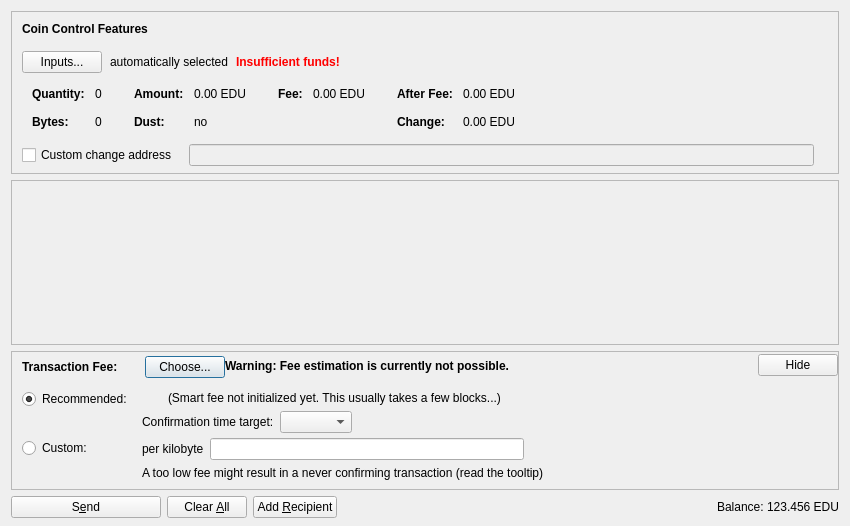
<?xml version="1.0" encoding="UTF-8"?>
<ui version="4.0">
 <class>SendCoinsDialog</class>
 <widget class="QDialog" name="SendCoinsDialog">
  <property name="geometry">
   <rect>
    <x>0</x>
    <y>0</y>
    <width>850</width>
    <height>526</height>
   </rect>
  </property>
  <property name="windowTitle">
   <string>Send Coins</string>
  </property>
  <layout class="QVBoxLayout" name="verticalLayout" stretch="0,1,0,0">
   <property name="bottomMargin">
    <number>8</number>
   </property>
   <item>
    <widget class="QFrame" name="frameCoinControl">
     <property name="sizePolicy">
      <sizepolicy hsizetype="Expanding" vsizetype="Expanding">
       <horstretch>0</horstretch>
       <verstretch>0</verstretch>
      </sizepolicy>
     </property>
     <property name="maximumSize">
      <size>
       <width>16777215</width>
       <height>16777215</height>
      </size>
     </property>
     <property name="frameShape">
      <enum>QFrame::StyledPanel</enum>
     </property>
     <property name="frameShadow">
      <enum>QFrame::Sunken</enum>
     </property>
     <layout class="QVBoxLayout" name="verticalLayoutCoinControl2">
      <property name="spacing">
       <number>0</number>
      </property>
      <property name="leftMargin">
       <number>0</number>
      </property>
      <property name="topMargin">
       <number>0</number>
      </property>
      <property name="rightMargin">
       <number>0</number>
      </property>
      <property name="bottomMargin">
       <number>6</number>
      </property>
      <item>
       <layout class="QVBoxLayout" name="verticalLayoutCoinControl" stretch="0,0,0,0,1">
        <property name="spacing">
         <number>0</number>
        </property>
        <property name="leftMargin">
         <number>10</number>
        </property>
        <property name="topMargin">
         <number>10</number>
        </property>
        <item>
         <layout class="QHBoxLayout" name="horizontalLayoutCoinControl1">
          <property name="bottomMargin">
           <number>15</number>
          </property>
          <item>
           <widget class="QLabel" name="labelCoinControlFeatures">
            <property name="sizePolicy">
             <sizepolicy hsizetype="Preferred" vsizetype="Maximum">
              <horstretch>0</horstretch>
              <verstretch>0</verstretch>
             </sizepolicy>
            </property>
            <property name="font">
             <font>
              <weight>75</weight>
              <bold>true</bold>
             </font>
            </property>
            <property name="styleSheet">
             <string notr="true">font-weight:bold;</string>
            </property>
            <property name="text">
             <string>Coin Control Features</string>
            </property>
           </widget>
          </item>
         </layout>
        </item>
        <item>
         <layout class="QHBoxLayout" name="horizontalLayoutCoinControl2" stretch="0,0,0,0">
          <property name="spacing">
           <number>8</number>
          </property>
          <property name="bottomMargin">
           <number>10</number>
          </property>
          <item>
           <widget class="QPushButton" name="pushButtonCoinControl">
            <property name="styleSheet">
             <string notr="true"/>
            </property>
            <property name="text">
             <string>Inputs...</string>
            </property>
            <property name="autoDefault">
             <bool>false</bool>
            </property>
           </widget>
          </item>
          <item>
           <widget class="QLabel" name="labelCoinControlAutomaticallySelected">
            <property name="text">
             <string>automatically selected</string>
            </property>
            <property name="margin">
             <number>5</number>
            </property>
           </widget>
          </item>
          <item>
           <widget class="QLabel" name="labelCoinControlInsuffFunds">
            <property name="font">
             <font>
              <weight>75</weight>
              <bold>true</bold>
             </font>
            </property>
            <property name="styleSheet">
             <string notr="true">color:red;font-weight:bold;</string>
            </property>
            <property name="text">
             <string>Insufficient funds!</string>
            </property>
            <property name="margin">
             <number>5</number>
            </property>
           </widget>
          </item>
          <item>
           <spacer name="horizontalSpacerCoinControl">
            <property name="orientation">
             <enum>Qt::Horizontal</enum>
            </property>
            <property name="sizeHint" stdset="0">
             <size>
              <width>40</width>
              <height>1</height>
             </size>
            </property>
           </spacer>
          </item>
         </layout>
        </item>
        <item>
         <widget class="QWidget" name="widgetCoinControl" native="true">
          <property name="sizePolicy">
           <sizepolicy hsizetype="Preferred" vsizetype="Preferred">
            <horstretch>0</horstretch>
            <verstretch>0</verstretch>
           </sizepolicy>
          </property>
          <property name="minimumSize">
           <size>
            <width>0</width>
            <height>0</height>
           </size>
          </property>
          <property name="styleSheet">
           <string notr="true"/>
          </property>
          <layout class="QHBoxLayout" name="horizontalLayoutCoinControl5">
           <property name="leftMargin">
            <number>0</number>
           </property>
           <property name="topMargin">
            <number>0</number>
           </property>
           <property name="rightMargin">
            <number>0</number>
           </property>
           <property name="bottomMargin">
            <number>0</number>
           </property>
           <item>
            <layout class="QHBoxLayout" name="horizontalLayoutCoinControl3" stretch="0,0,0,1">
             <property name="spacing">
              <number>20</number>
             </property>
             <property name="topMargin">
              <number>0</number>
             </property>
             <property name="bottomMargin">
              <number>10</number>
             </property>
             <item>
              <layout class="QFormLayout" name="formLayoutCoinControl1">
               <property name="horizontalSpacing">
                <number>10</number>
               </property>
               <property name="verticalSpacing">
                <number>14</number>
               </property>
               <property name="leftMargin">
                <number>10</number>
               </property>
               <property name="topMargin">
                <number>4</number>
               </property>
               <property name="rightMargin">
                <number>6</number>
               </property>
               <item row="0" column="0">
                <widget class="QLabel" name="labelCoinControlQuantityText">
                 <property name="font">
                  <font>
                   <weight>75</weight>
                   <bold>true</bold>
                  </font>
                 </property>
                 <property name="text">
                  <string>Quantity:</string>
                 </property>
                 <property name="margin">
                  <number>0</number>
                 </property>
                </widget>
               </item>
               <item row="0" column="1">
                <widget class="QLabel" name="labelCoinControlQuantity">
                 <property name="cursor">
                  <cursorShape>IBeamCursor</cursorShape>
                 </property>
                 <property name="contextMenuPolicy">
                  <enum>Qt::ActionsContextMenu</enum>
                 </property>
                 <property name="text">
                  <string notr="true">0</string>
                 </property>
                 <property name="margin">
                  <number>0</number>
                 </property>
                 <property name="textInteractionFlags">
                  <set>Qt::LinksAccessibleByMouse|Qt::TextSelectableByKeyboard|Qt::TextSelectableByMouse</set>
                 </property>
                </widget>
               </item>
               <item row="1" column="0">
                <widget class="QLabel" name="labelCoinControlBytesText">
                 <property name="font">
                  <font>
                   <weight>75</weight>
                   <bold>true</bold>
                  </font>
                 </property>
                 <property name="text">
                  <string>Bytes:</string>
                 </property>
                </widget>
               </item>
               <item row="1" column="1">
                <widget class="QLabel" name="labelCoinControlBytes">
                 <property name="cursor">
                  <cursorShape>IBeamCursor</cursorShape>
                 </property>
                 <property name="contextMenuPolicy">
                  <enum>Qt::ActionsContextMenu</enum>
                 </property>
                 <property name="text">
                  <string notr="true">0</string>
                 </property>
                 <property name="textInteractionFlags">
                  <set>Qt::LinksAccessibleByMouse|Qt::TextSelectableByKeyboard|Qt::TextSelectableByMouse</set>
                 </property>
                </widget>
               </item>
              </layout>
             </item>
             <item>
              <layout class="QFormLayout" name="formLayoutCoinControl2">
               <property name="horizontalSpacing">
                <number>10</number>
               </property>
               <property name="verticalSpacing">
                <number>14</number>
               </property>
               <property name="leftMargin">
                <number>6</number>
               </property>
               <property name="topMargin">
                <number>4</number>
               </property>
               <property name="rightMargin">
                <number>6</number>
               </property>
               <item row="0" column="0">
                <widget class="QLabel" name="labelCoinControlAmountText">
                 <property name="font">
                  <font>
                   <weight>75</weight>
                   <bold>true</bold>
                  </font>
                 </property>
                 <property name="text">
                  <string>Amount:</string>
                 </property>
                 <property name="margin">
                  <number>0</number>
                 </property>
                </widget>
               </item>
               <item row="0" column="1">
                <widget class="QLabel" name="labelCoinControlAmount">
                 <property name="cursor">
                  <cursorShape>IBeamCursor</cursorShape>
                 </property>
                 <property name="contextMenuPolicy">
                  <enum>Qt::ActionsContextMenu</enum>
                 </property>
                 <property name="text">
                  <string notr="true">0.00 EDU</string>
                 </property>
                 <property name="textInteractionFlags">
                  <set>Qt::LinksAccessibleByMouse|Qt::TextSelectableByKeyboard|Qt::TextSelectableByMouse</set>
                 </property>
                </widget>
               </item>
               <item row="1" column="0">
                <widget class="QLabel" name="labelCoinControlLowOutputText">
                 <property name="font">
                  <font>
                   <weight>75</weight>
                   <bold>true</bold>
                  </font>
                 </property>
                 <property name="text">
                  <string>Dust:</string>
                 </property>
                </widget>
               </item>
               <item row="1" column="1">
                <widget class="QLabel" name="labelCoinControlLowOutput">
                 <property name="cursor">
                  <cursorShape>IBeamCursor</cursorShape>
                 </property>
                 <property name="contextMenuPolicy">
                  <enum>Qt::ActionsContextMenu</enum>
                 </property>
                 <property name="text">
                  <string notr="true">no</string>
                 </property>
                 <property name="textInteractionFlags">
                  <set>Qt::LinksAccessibleByMouse|Qt::TextSelectableByKeyboard|Qt::TextSelectableByMouse</set>
                 </property>
                </widget>
               </item>
              </layout>
             </item>
             <item>
              <layout class="QFormLayout" name="formLayoutCoinControl3">
               <property name="horizontalSpacing">
                <number>10</number>
               </property>
               <property name="verticalSpacing">
                <number>14</number>
               </property>
               <property name="leftMargin">
                <number>6</number>
               </property>
               <property name="topMargin">
                <number>4</number>
               </property>
               <property name="rightMargin">
                <number>6</number>
               </property>
               <item row="0" column="0">
                <widget class="QLabel" name="labelCoinControlFeeText">
                 <property name="font">
                  <font>
                   <weight>75</weight>
                   <bold>true</bold>
                  </font>
                 </property>
                 <property name="text">
                  <string>Fee:</string>
                 </property>
                 <property name="margin">
                  <number>0</number>
                 </property>
                </widget>
               </item>
               <item row="0" column="1">
                <widget class="QLabel" name="labelCoinControlFee">
                 <property name="cursor">
                  <cursorShape>IBeamCursor</cursorShape>
                 </property>
                 <property name="contextMenuPolicy">
                  <enum>Qt::ActionsContextMenu</enum>
                 </property>
                 <property name="text">
                  <string notr="true">0.00 EDU</string>
                 </property>
                 <property name="textInteractionFlags">
                  <set>Qt::LinksAccessibleByMouse|Qt::TextSelectableByKeyboard|Qt::TextSelectableByMouse</set>
                 </property>
                </widget>
               </item>
              </layout>
             </item>
             <item>
              <layout class="QFormLayout" name="formLayoutCoinControl4">
               <property name="horizontalSpacing">
                <number>10</number>
               </property>
               <property name="verticalSpacing">
                <number>14</number>
               </property>
               <property name="leftMargin">
                <number>6</number>
               </property>
               <property name="topMargin">
                <number>4</number>
               </property>
               <property name="rightMargin">
                <number>6</number>
               </property>
               <item row="0" column="0">
                <widget class="QLabel" name="labelCoinControlAfterFeeText">
                 <property name="font">
                  <font>
                   <weight>75</weight>
                   <bold>true</bold>
                  </font>
                 </property>
                 <property name="text">
                  <string>After Fee:</string>
                 </property>
                 <property name="margin">
                  <number>0</number>
                 </property>
                </widget>
               </item>
               <item row="0" column="1">
                <widget class="QLabel" name="labelCoinControlAfterFee">
                 <property name="cursor">
                  <cursorShape>IBeamCursor</cursorShape>
                 </property>
                 <property name="contextMenuPolicy">
                  <enum>Qt::ActionsContextMenu</enum>
                 </property>
                 <property name="text">
                  <string notr="true">0.00 EDU</string>
                 </property>
                 <property name="textInteractionFlags">
                  <set>Qt::LinksAccessibleByMouse|Qt::TextSelectableByKeyboard|Qt::TextSelectableByMouse</set>
                 </property>
                </widget>
               </item>
               <item row="1" column="0">
                <widget class="QLabel" name="labelCoinControlChangeText">
                 <property name="font">
                  <font>
                   <weight>75</weight>
                   <bold>true</bold>
                  </font>
                 </property>
                 <property name="text">
                  <string>Change:</string>
                 </property>
                </widget>
               </item>
               <item row="1" column="1">
                <widget class="QLabel" name="labelCoinControlChange">
                 <property name="cursor">
                  <cursorShape>IBeamCursor</cursorShape>
                 </property>
                 <property name="contextMenuPolicy">
                  <enum>Qt::ActionsContextMenu</enum>
                 </property>
                 <property name="text">
                  <string notr="true">0.00 EDU</string>
                 </property>
                 <property name="textInteractionFlags">
                  <set>Qt::LinksAccessibleByMouse|Qt::TextSelectableByKeyboard|Qt::TextSelectableByMouse</set>
                 </property>
                </widget>
               </item>
              </layout>
             </item>
            </layout>
           </item>
          </layout>
         </widget>
        </item>
        <item>
         <layout class="QHBoxLayout" name="horizontalLayoutCoinControl4" stretch="0,0,0">
          <property name="spacing">
           <number>12</number>
          </property>
          <property name="sizeConstraint">
           <enum>QLayout::SetDefaultConstraint</enum>
          </property>
          <property name="topMargin">
           <number>5</number>
          </property>
          <property name="rightMargin">
           <number>5</number>
          </property>
          <item>
           <widget class="QCheckBox" name="checkBoxCoinControlChange">
            <property name="toolTip">
             <string>If this is activated, but the change address is empty or invalid, change will be sent to a newly generated address.</string>
            </property>
            <property name="text">
             <string>Custom change address</string>
            </property>
           </widget>
          </item>
          <item>
           <widget class="QValidatedLineEdit" name="lineEditCoinControlChange">
            <property name="enabled">
             <bool>false</bool>
            </property>
            <property name="sizePolicy">
             <sizepolicy hsizetype="Expanding" vsizetype="Fixed">
              <horstretch>0</horstretch>
              <verstretch>0</verstretch>
             </sizepolicy>
            </property>
           </widget>
          </item>
          <item>
           <widget class="QLabel" name="labelCoinControlChangeLabel">
            <property name="sizePolicy">
             <sizepolicy hsizetype="Preferred" vsizetype="Expanding">
              <horstretch>0</horstretch>
              <verstretch>0</verstretch>
             </sizepolicy>
            </property>
            <property name="minimumSize">
             <size>
              <width>0</width>
              <height>0</height>
             </size>
            </property>
            <property name="text">
             <string/>
            </property>
            <property name="margin">
             <number>3</number>
            </property>
           </widget>
          </item>
         </layout>
        </item>
        <item>
         <spacer name="verticalSpacerCoinControl">
          <property name="orientation">
           <enum>Qt::Vertical</enum>
          </property>
          <property name="sizeHint" stdset="0">
           <size>
            <width>800</width>
            <height>1</height>
           </size>
          </property>
         </spacer>
        </item>
       </layout>
      </item>
     </layout>
    </widget>
   </item>
   <item>
    <widget class="QScrollArea" name="scrollArea">
     <property name="widgetResizable">
      <bool>true</bool>
     </property>
     <widget class="QWidget" name="scrollAreaWidgetContents">
      <property name="geometry">
       <rect>
        <x>0</x>
        <y>0</y>
        <width>830</width>
        <height>104</height>
       </rect>
      </property>
      <layout class="QVBoxLayout" name="verticalLayout_2" stretch="0,1">
       <property name="leftMargin">
        <number>0</number>
       </property>
       <property name="topMargin">
        <number>0</number>
       </property>
       <property name="rightMargin">
        <number>0</number>
       </property>
       <property name="bottomMargin">
        <number>0</number>
       </property>
       <item>
        <layout class="QVBoxLayout" name="entries">
         <property name="spacing">
          <number>6</number>
         </property>
        </layout>
       </item>
       <item>
        <spacer name="verticalSpacer">
         <property name="orientation">
          <enum>Qt::Vertical</enum>
         </property>
         <property name="sizeHint" stdset="0">
          <size>
           <width>20</width>
           <height>40</height>
          </size>
         </property>
        </spacer>
       </item>
      </layout>
     </widget>
    </widget>
   </item>
   <item>
    <widget class="QFrame" name="frameFee">
     <property name="sizePolicy">
      <sizepolicy hsizetype="Expanding" vsizetype="Expanding">
       <horstretch>0</horstretch>
       <verstretch>0</verstretch>
      </sizepolicy>
     </property>
     <property name="maximumSize">
      <size>
       <width>16777215</width>
       <height>16777215</height>
      </size>
     </property>
     <property name="frameShape">
      <enum>QFrame::StyledPanel</enum>
     </property>
     <property name="frameShadow">
      <enum>QFrame::Sunken</enum>
     </property>
     <layout class="QVBoxLayout" name="verticalLayoutFee1">
      <property name="spacing">
       <number>0</number>
      </property>
      <property name="leftMargin">
       <number>0</number>
      </property>
      <property name="topMargin">
       <number>0</number>
      </property>
      <property name="rightMargin">
       <number>0</number>
      </property>
      <property name="bottomMargin">
       <number>0</number>
      </property>
      <item>
       <layout class="QVBoxLayout" name="verticalLayoutFee2" stretch="0,0,0">
        <property name="spacing">
         <number>0</number>
        </property>
        <property name="leftMargin">
         <number>10</number>
        </property>
        <property name="topMargin">
         <number>0</number>
        </property>
        <item>
         <layout class="QHBoxLayout" name="horizontalLayoutFee1">
          <property name="bottomMargin">
           <number>0</number>
          </property>
          <item>
           <layout class="QVBoxLayout" name="verticalLayoutFee7">
            <property name="spacing">
             <number>0</number>
            </property>
            <item>
             <spacer name="verticalSpacerSmartFee">
              <property name="orientation">
               <enum>Qt::Vertical</enum>
              </property>
              <property name="sizeType">
               <enum>QSizePolicy::Fixed</enum>
              </property>
              <property name="sizeHint" stdset="0">
               <size>
                <width>1</width>
                <height>4</height>
               </size>
              </property>
             </spacer>
            </item>
            <item>
             <layout class="QHBoxLayout" name="horizontalLayoutSmartFee">
              <property name="spacing">
               <number>10</number>
              </property>
              <item>
               <widget class="QLabel" name="labelFeeHeadline">
                <property name="sizePolicy">
                 <sizepolicy hsizetype="Preferred" vsizetype="Maximum">
                  <horstretch>0</horstretch>
                  <verstretch>0</verstretch>
                 </sizepolicy>
                </property>
                <property name="font">
                 <font>
                  <weight>75</weight>
                  <bold>true</bold>
                 </font>
                </property>
                <property name="styleSheet">
                 <string notr="true">font-weight:bold;</string>
                </property>
                <property name="text">
                 <string>Transaction Fee:</string>
                </property>
               </widget>
              </item>
              <item>
               <widget class="QLabel" name="labelFeeMinimized">
                <property name="text">
                 <string/>
                </property>
               </widget>
              </item>
              <item>
               <widget class="QPushButton" name="buttonChooseFee">
                <property name="text">
                 <string>Choose...</string>
                </property>
               </widget>
              </item>
             </layout>
            </item>
            <item>
             <spacer name="verticalSpacer_5">
              <property name="orientation">
               <enum>Qt::Vertical</enum>
              </property>
              <property name="sizeHint" stdset="0">
               <size>
                <width>1</width>
                <height>1</height>
               </size>
              </property>
             </spacer>
            </item>
           </layout>
          </item>
          <item>
           <widget class="QLabel" name="fallbackFeeWarningLabel">
            <property name="toolTip">
             <string>Using the fallbackfee can result in sending a transaction that will take several hours or days (or never) to confirm. Consider choosing your fee manually or wait until you have validated the complete chain.</string>
            </property>
            <property name="font">
            <font>
                <weight>75</weight>
                <bold>true</bold>
            </font>
            </property>
            <property name="text">
             <string>Warning: Fee estimation is currently not possible.</string>
            </property>
            <property name="wordWrap">
             <bool>false</bool>
            </property>
           </widget>
          </item>
          <item>
           <spacer name="horizontalSpacer_4">
            <property name="orientation">
             <enum>Qt::Horizontal</enum>
            </property>
            <property name="sizeType">
             <enum>QSizePolicy::MinimumExpanding</enum>
            </property>
            <property name="sizeHint" stdset="0">
             <size>
              <width>40</width>
              <height>20</height>
             </size>
            </property>
           </spacer>
          </item>
          <item>
           <widget class="QPushButton" name="buttonMinimizeFee">
            <property name="toolTip">
             <string>collapse fee-settings</string>
            </property>
            <property name="text">
             <string>Hide</string>
            </property>
           </widget>
          </item>
         </layout>
        </item>
        <item>
         <widget class="QFrame" name="frameFeeSelection">
          <layout class="QVBoxLayout" name="verticalLayoutFee12">
           <property name="spacing">
            <number>0</number>
           </property>
           <property name="leftMargin">
            <number>0</number>
           </property>
           <property name="topMargin">
            <number>0</number>
           </property>
           <property name="rightMargin">
            <number>0</number>
           </property>
           <property name="bottomMargin">
            <number>0</number>
           </property>
           <item>
            <layout class="QGridLayout" name="gridLayoutFee">
             <property name="topMargin">
              <number>10</number>
             </property>
             <property name="bottomMargin">
              <number>4</number>
             </property>
             <property name="horizontalSpacing">
              <number>10</number>
             </property>
             <property name="verticalSpacing">
              <number>4</number>
             </property>
             <item row="1" column="1">
              <layout class="QVBoxLayout" name="verticalLayoutFee8">
               <property name="spacing">
                <number>6</number>
               </property>
               <item>
                <layout class="QHBoxLayout" name="horizontalLayoutFee13">
                 <item>
                  <widget class="QLabel" name="labelCustomPerKilobyte">
                   <property name="toolTip">
                    <string>Specify a custom fee per kB (1,000 bytes) of the transaction's virtual size.

Note:  Since the fee is calculated on a per-byte basis, a fee of "100 satoshis per kB" for a transaction size of 500 bytes (half of 1 kB) would ultimately yield a fee of only 50 satoshis.</string>
                   </property>
                   <property name="text">
                    <string>per kilobyte</string>
                   </property>
                  </widget>
                 </item>
                 <item>
                  <widget class="BitcoinAmountField" name="customFee"/>
                 </item>
                 <item>
                  <spacer name="horizontalSpacer_6">
                   <property name="orientation">
                    <enum>Qt::Horizontal</enum>
                   </property>
                   <property name="sizeHint" stdset="0">
                    <size>
                     <width>1</width>
                     <height>1</height>
                    </size>
                   </property>
                  </spacer>
                 </item>
                </layout>
               </item>
               <item>
                <layout class="QHBoxLayout" name="horizontalLayoutFee8">
                 <item>
                  <widget class="QLabel" name="labelCustomFeeWarning">
                   <property name="enabled">
                    <bool>true</bool>
                   </property>
                   <property name="toolTip">
                    <string>When there is less transaction volume than space in the blocks, miners as well as relaying nodes may enforce a minimum fee. Paying only this minimum fee is just fine, but be aware that this can result in a never confirming transaction once there is more demand for cheatscoin transactions than the network can process.</string>
                   </property>
                   <property name="text">
                    <string>A too low fee might result in a never confirming transaction (read the tooltip)</string>
                   </property>
                  </widget>
                 </item>
                 <item>
                  <spacer name="horizontalSpacer_2">
                   <property name="orientation">
                    <enum>Qt::Horizontal</enum>
                   </property>
                   <property name="sizeHint" stdset="0">
                    <size>
                     <width>1</width>
                     <height>1</height>
                    </size>
                   </property>
                  </spacer>
                 </item>
                </layout>
               </item>
              </layout>
             </item>
             <item row="0" column="0">
              <layout class="QVBoxLayout" name="verticalLayoutFee4" stretch="0,1">
               <item>
                <widget class="QRadioButton" name="radioSmartFee">
                 <property name="text">
                  <string>Recommended:</string>
                 </property>
                 <property name="checked">
                  <bool>true</bool>
                 </property>
                 <attribute name="buttonGroup">
                  <string notr="true">groupFee</string>
                 </attribute>
                </widget>
               </item>
               <item>
                <spacer name="verticalSpacer_2">
                 <property name="orientation">
                  <enum>Qt::Vertical</enum>
                 </property>
                 <property name="sizeHint" stdset="0">
                  <size>
                   <width>1</width>
                   <height>1</height>
                  </size>
                 </property>
                </spacer>
               </item>
              </layout>
             </item>
             <item row="1" column="0">
              <layout class="QVBoxLayout" name="verticalLayoutFee9" stretch="0,1">
               <item>
                <widget class="QRadioButton" name="radioCustomFee">
                 <property name="text">
                  <string>Custom:</string>
                 </property>
                 <attribute name="buttonGroup">
                  <string notr="true">groupFee</string>
                 </attribute>
                </widget>
               </item>
               <item>
                <spacer name="verticalSpacer_6">
                 <property name="orientation">
                  <enum>Qt::Vertical</enum>
                 </property>
                 <property name="sizeHint" stdset="0">
                  <size>
                   <width>1</width>
                   <height>1</height>
                  </size>
                 </property>
                </spacer>
               </item>
              </layout>
             </item>
             <item row="0" column="1">
              <layout class="QVBoxLayout" name="verticalLayoutFee3" stretch="0,0,1">
               <property name="spacing">
                <number>6</number>
               </property>
               <property name="topMargin">
                <number>2</number>
               </property>
               <item>
                <layout class="QHBoxLayout" name="horizontalLayoutFee12">
                 <item>
                  <widget class="QLabel" name="labelSmartFee">
                   <property name="text">
                    <string/>
                   </property>
                  </widget>
                 </item>
                 <item>
                  <widget class="QLabel" name="labelFeeEstimation">
                   <property name="text">
                    <string/>
                   </property>
                  </widget>
                 </item>
                 <item>
                  <widget class="QLabel" name="labelSmartFee2">
                   <property name="text">
                    <string>(Smart fee not initialized yet. This usually takes a few blocks...)</string>
                   </property>
                  </widget>
                 </item>
                 <item>
                  <spacer name="horizontalSpacer_5">
                   <property name="orientation">
                    <enum>Qt::Horizontal</enum>
                   </property>
                   <property name="sizeHint" stdset="0">
                    <size>
                     <width>1</width>
                     <height>1</height>
                    </size>
                   </property>
                  </spacer>
                 </item>
                </layout>
               </item>
               <item>
                <layout class="QHBoxLayout" name="horizontalLayoutFee9">
                 <item>
                  <layout class="QVBoxLayout" name="verticalLayoutFee6">
                   <item>
                    <widget class="QLabel" name="labelSmartFee3">
                     <property name="text">
                      <string>Confirmation time target:</string>
                     </property>
                    </widget>
                   </item>
                  </layout>
                 </item>
                 <item>
                  <layout class="QVBoxLayout" name="verticalLayoutFee5">
                   <property name="rightMargin">
                    <number>30</number>
                   </property>
                   <item>
                    <layout class="QHBoxLayout" name="horizontalLayoutConfTarget">
                     <property name="bottomMargin">
                      <number>0</number>
                     </property>
                     <item>
                      <widget class="QComboBox" name="confTargetSelector"/>
                     </item>
                     <item>
                      <spacer name="horizontalSpacerConfTarget">
                       <property name="orientation">
                        <enum>Qt::Horizontal</enum>
                       </property>
                       <property name="sizeHint" stdset="0">
                        <size>
                         <width>40</width>
                         <height>20</height>
                        </size>
                       </property>
                      </spacer>
                     </item>
                    </layout>
                   </item>
                  </layout>
                 </item>
                </layout>
               </item>
               <item>
                <spacer name="verticalSpacer_4">
                 <property name="orientation">
                  <enum>Qt::Vertical</enum>
                 </property>
                 <property name="sizeHint" stdset="0">
                  <size>
                   <width>1</width>
                   <height>1</height>
                  </size>
                 </property>
                </spacer>
               </item>
              </layout>
             </item>
            </layout>
           </item>
          </layout>
         </widget>
        </item>
        <item>
         <spacer name="verticalSpacerFee">
          <property name="orientation">
           <enum>Qt::Vertical</enum>
          </property>
          <property name="sizeHint" stdset="0">
           <size>
            <width>40</width>
            <height>5</height>
           </size>
          </property>
         </spacer>
        </item>
       </layout>
      </item>
     </layout>
    </widget>
   </item>
   <item>
    <layout class="QHBoxLayout" name="horizontalLayout">
     <item>
      <widget class="QPushButton" name="sendButton">
       <property name="minimumSize">
        <size>
         <width>150</width>
         <height>0</height>
        </size>
       </property>
       <property name="toolTip">
        <string>Confirm the send action</string>
       </property>
       <property name="text">
        <string>S&amp;end</string>
       </property>
       <property name="icon">
        <iconset resource="../bitcoin.qrc">
         <normaloff>:/icons/send</normaloff>:/icons/send</iconset>
       </property>
       <property name="autoDefault">
        <bool>false</bool>
       </property>
       <property name="default">
        <bool>false</bool>
       </property>
      </widget>
     </item>
     <item>
      <widget class="QPushButton" name="clearButton">
       <property name="sizePolicy">
        <sizepolicy hsizetype="Minimum" vsizetype="Fixed">
         <horstretch>0</horstretch>
         <verstretch>0</verstretch>
        </sizepolicy>
       </property>
       <property name="toolTip">
        <string>Clear all fields of the form.</string>
       </property>
       <property name="text">
        <string>Clear &amp;All</string>
       </property>
       <property name="icon">
        <iconset resource="../bitcoin.qrc">
         <normaloff>:/icons/remove</normaloff>:/icons/remove</iconset>
       </property>
       <property name="autoDefault">
        <bool>false</bool>
       </property>
      </widget>
     </item>
     <item>
      <widget class="QPushButton" name="addButton">
       <property name="toolTip">
        <string>Send to multiple recipients at once</string>
       </property>
       <property name="text">
        <string>Add &amp;Recipient</string>
       </property>
       <property name="icon">
        <iconset resource="../bitcoin.qrc">
         <normaloff>:/icons/add</normaloff>:/icons/add</iconset>
       </property>
       <property name="autoDefault">
        <bool>false</bool>
       </property>
      </widget>
     </item>
     <item>
      <spacer name="horizontalSpacer">
       <property name="orientation">
        <enum>Qt::Horizontal</enum>
       </property>
       <property name="sizeHint" stdset="0">
        <size>
         <width>40</width>
         <height>20</height>
        </size>
       </property>
      </spacer>
     </item>
     <item>
      <layout class="QHBoxLayout" name="horizontalLayout_2">
       <property name="spacing">
        <number>3</number>
       </property>
       <item>
        <widget class="QLabel" name="label">
         <property name="sizePolicy">
          <sizepolicy hsizetype="Preferred" vsizetype="Fixed">
           <horstretch>0</horstretch>
           <verstretch>0</verstretch>
          </sizepolicy>
         </property>
         <property name="text">
          <string>Balance:</string>
         </property>
        </widget>
       </item>
       <item>
        <widget class="QLabel" name="labelBalance">
         <property name="sizePolicy">
          <sizepolicy hsizetype="Preferred" vsizetype="Fixed">
           <horstretch>0</horstretch>
           <verstretch>0</verstretch>
          </sizepolicy>
         </property>
         <property name="cursor">
          <cursorShape>IBeamCursor</cursorShape>
         </property>
         <property name="text">
          <string notr="true">123.456 EDU</string>
         </property>
         <property name="textInteractionFlags">
          <set>Qt::LinksAccessibleByMouse|Qt::TextSelectableByKeyboard|Qt::TextSelectableByMouse</set>
         </property>
        </widget>
       </item>
      </layout>
     </item>
    </layout>
   </item>
  </layout>
 </widget>
 <customwidgets>
  <customwidget>
   <class>QValidatedLineEdit</class>
   <extends>QLineEdit</extends>
   <header>qt/qvalidatedlineedit.h</header>
  </customwidget>
  <customwidget>
   <class>BitcoinAmountField</class>
   <extends>QLineEdit</extends>
   <header>qt/bitcoinamountfield.h</header>
   <container>1</container>
  </customwidget>
 </customwidgets>
 <resources>
  <include location="../bitcoin.qrc"/>
 </resources>
 <connections/>
 <buttongroups>
  <buttongroup name="groupFee"/>
 </buttongroups>
</ui>
